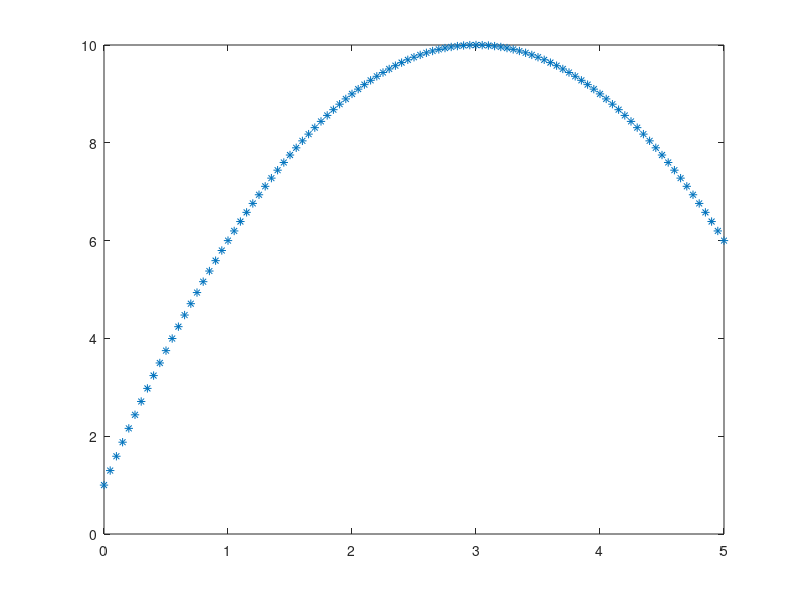

MATLAB code to generate this figure:
% Example Problem
clc, clearvars, close all


x = linspace(0,5,101);
y = @(x) (-(x-3).^2) + 10;

plot(x,y(x),'*')

% A) Find the maximum value of y
max(y(x))

% B) Find the minimum value of y
min(y(x))

% C) Find the value of x when y is at its maximum
[MaxVal, I] = max(y(x));
x_maxval = x(I)
% can also be done with:
% x_maxval = x(y(x) == max(y(x)))

% D) What is y(20.7)?
y(20.7)
